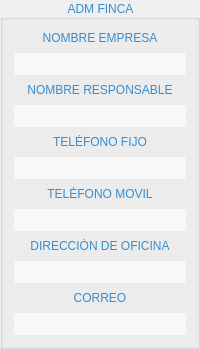
                  <widget class="QGroupBox" name="groupBox_3">
                   <property name="styleSheet">
                    <string notr="true">font: 10pt &quot;Segoe UI Semilight&quot;;
color: rgb(54, 141, 206);</string>
                   </property>
                   <property name="title">
                    <string>ADM FINCA</string>
                   </property>
                   <property name="alignment">
                    <set>Qt::AlignCenter</set>
                   </property>
                   <layout class="QHBoxLayout" name="horizontalLayout_5">
                    <item>
                     <layout class="QVBoxLayout" name="verticalLayout_3">
                      <property name="spacing">
                       <number>8</number>
                      </property>
                      <item>
                       <layout class="QVBoxLayout" name="verticalLayout_25">
                        <item>
                         <widget class="QLabel" name="label_20">
                          <property name="styleSheet">
                           <string notr="true">font: 10pt &quot;Segoe UI Semilight&quot;;
color: rgb(54, 141, 206);</string>
                          </property>
                          <property name="text">
                           <string>NOMBRE EMPRESA</string>
                          </property>
                          <property name="alignment">
                           <set>Qt::AlignCenter</set>
                          </property>
                         </widget>
                        </item>
                        <item>
                         <widget class="MyLineEditShine" name="le_nombre_empresa">
                          <property name="minimumSize">
                           <size>
                            <width>0</width>
                            <height>22</height>
                           </size>
                          </property>
                          <property name="styleSheet">
                           <string notr="true">background-color: #F8F8F8; 
border-radius: 3px;
color:rgb(50, 50, 50);</string>
                          </property>
                          <property name="alignment">
                           <set>Qt::AlignCenter</set>
                          </property>
                         </widget>
                        </item>
                       </layout>
                      </item>
                      <item>
                       <layout class="QVBoxLayout" name="verticalLayout_29">
                        <item>
                         <widget class="QLabel" name="label_24">
                          <property name="styleSheet">
                           <string notr="true">font: 10pt &quot;Segoe UI Semilight&quot;;
color: rgb(54, 141, 206);</string>
                          </property>
                          <property name="text">
                           <string>NOMBRE RESPONSABLE</string>
                          </property>
                          <property name="alignment">
                           <set>Qt::AlignCenter</set>
                          </property>
                         </widget>
                        </item>
                        <item>
                         <widget class="MyLineEditShine" name="le_nombre_responsable">
                          <property name="minimumSize">
                           <size>
                            <width>0</width>
                            <height>22</height>
                           </size>
                          </property>
                          <property name="styleSheet">
                           <string notr="true">background-color: #F8F8F8; 
border-radius: 3px;
color:rgb(50, 50, 50);</string>
                          </property>
                          <property name="alignment">
                           <set>Qt::AlignCenter</set>
                          </property>
                         </widget>
                        </item>
                       </layout>
                      </item>
                      <item>
                       <layout class="QVBoxLayout" name="verticalLayout_26">
                        <item>
                         <widget class="QLabel" name="label_21">
                          <property name="styleSheet">
                           <string notr="true">font: 10pt &quot;Segoe UI Semilight&quot;;
color: rgb(54, 141, 206);</string>
                          </property>
                          <property name="text">
                           <string>TELÉFONO FIJO</string>
                          </property>
                          <property name="alignment">
                           <set>Qt::AlignCenter</set>
                          </property>
                         </widget>
                        </item>
                        <item>
                         <widget class="MyLineEditShine" name="le_telefono_fijo_empresa">
                          <property name="minimumSize">
                           <size>
                            <width>0</width>
                            <height>22</height>
                           </size>
                          </property>
                          <property name="styleSheet">
                           <string notr="true">background-color: #F8F8F8; 
border-radius: 3px;
color:rgb(50, 50, 50);</string>
                          </property>
                          <property name="alignment">
                           <set>Qt::AlignCenter</set>
                          </property>
                         </widget>
                        </item>
                       </layout>
                      </item>
                      <item>
                       <layout class="QVBoxLayout" name="verticalLayout_27">
                        <item>
                         <widget class="QLabel" name="label_22">
                          <property name="styleSheet">
                           <string notr="true">font: 10pt &quot;Segoe UI Semilight&quot;;
color: rgb(54, 141, 206);</string>
                          </property>
                          <property name="text">
                           <string>TELÉFONO MOVIL</string>
                          </property>
                          <property name="alignment">
                           <set>Qt::AlignCenter</set>
                          </property>
                         </widget>
                        </item>
                        <item>
                         <widget class="MyLineEditShine" name="le_telefono_movil_empresa">
                          <property name="minimumSize">
                           <size>
                            <width>0</width>
                            <height>22</height>
                           </size>
                          </property>
                          <property name="styleSheet">
                           <string notr="true">background-color: #F8F8F8; 
border-radius: 3px;
color:rgb(50, 50, 50);</string>
                          </property>
                          <property name="alignment">
                           <set>Qt::AlignCenter</set>
                          </property>
                         </widget>
                        </item>
                       </layout>
                      </item>
                      <item>
                       <layout class="QVBoxLayout" name="verticalLayout_47">
                        <item>
                         <widget class="QLabel" name="label_25">
                          <property name="styleSheet">
                           <string notr="true">font: 10pt &quot;Segoe UI Semilight&quot;;
color: rgb(54, 141, 206);</string>
                          </property>
                          <property name="text">
                           <string>DIRECCIÓN DE OFICINA</string>
                          </property>
                          <property name="alignment">
                           <set>Qt::AlignCenter</set>
                          </property>
                         </widget>
                        </item>
                        <item>
                         <widget class="MyLineEditShine" name="le_direccion_de_oficina">
                          <property name="minimumSize">
                           <size>
                            <width>0</width>
                            <height>22</height>
                           </size>
                          </property>
                          <property name="styleSheet">
                           <string notr="true">background-color: #F8F8F8; 
border-radius: 3px;
color:rgb(50, 50, 50);</string>
                          </property>
                          <property name="alignment">
                           <set>Qt::AlignCenter</set>
                          </property>
                         </widget>
                        </item>
                       </layout>
                      </item>
                      <item>
                       <layout class="QVBoxLayout" name="verticalLayout_28">
                        <item>
                         <widget class="QLabel" name="label_23">
                          <property name="styleSheet">
                           <string notr="true">font: 10pt &quot;Segoe UI Semilight&quot;;
color: rgb(54, 141, 206);</string>
                          </property>
                          <property name="text">
                           <string>CORREO</string>
                          </property>
                          <property name="alignment">
                           <set>Qt::AlignCenter</set>
                          </property>
                         </widget>
                        </item>
                        <item>
                         <widget class="MyLineEditShine" name="le_correo_empresa">
                          <property name="minimumSize">
                           <size>
                            <width>0</width>
                            <height>22</height>
                           </size>
                          </property>
                          <property name="styleSheet">
                           <string notr="true">background-color: #F8F8F8; 
border-radius: 3px;
color:rgb(50, 50, 50);</string>
                          </property>
                          <property name="alignment">
                           <set>Qt::AlignCenter</set>
                          </property>
                         </widget>
                        </item>
                       </layout>
                      </item>
                     </layout>
                    </item>
                   </layout>
                  </widget>
